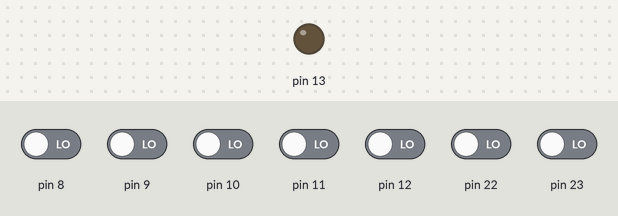
This sketch was run on a simulated Arduino Uno, built with avr-gcc and run on an emulated ATmega328P. Shown: output pins drawn as LEDs (lit = HIGH). The inputs (shaded band) are chosen by the test bench; at power-on: pin 8–12, pin 22, pin 23 LOW.

Above: at 1.2 s.
1.3 s: pin 12 driven HIGH
At 2.5 s:
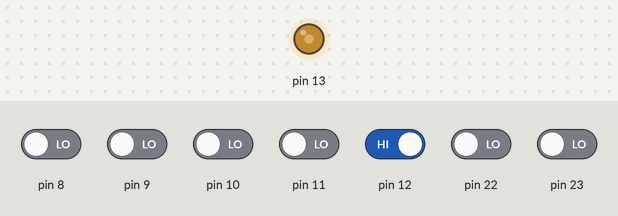
2.8 s: pin 8 driven HIGH
At 3.3 s:
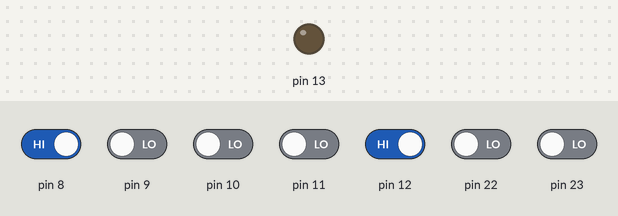
4.3 s: pin 8 driven LOW
At 4.9 s:
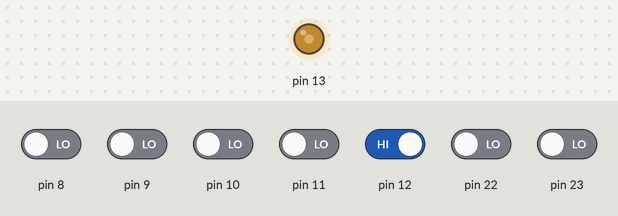
5.8 s: pin 9 driven HIGH
At 6.8 s:
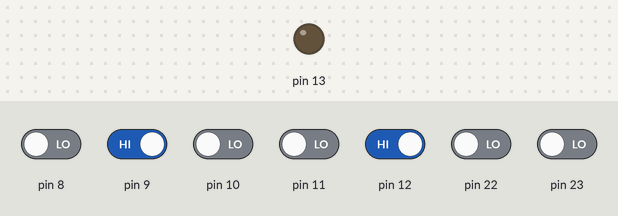
7.3 s: pin 9 driven LOW
At 8.4 s:
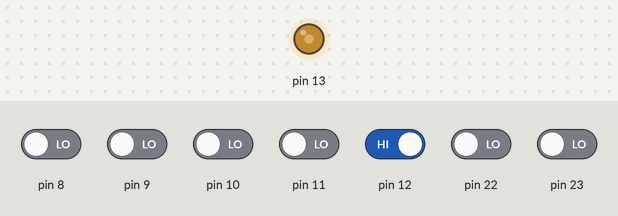
Timing chart, 0 to 9.8 s (numbered marks = the images above; inputs shaded):
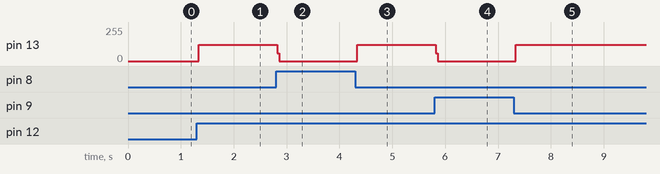

Measured:
- after the input at 1.3 s, pin 13: 0/255 → 121/255 at once
- after the input at 2.8 s, pin 13: 121/255 → 0/255 at once
- after the input at 4.3 s, pin 13: 0/255 → 121/255 at once
- after the input at 5.8 s, pin 13: 121/255 → 0/255 at once
- after the input at 7.3 s, pin 13: 0/255 → 121/255 at once

The sketch:

read_input.ino
```cpp
void setup()
{
  // put your setup code here, to run once:
  DDRB = 32;
  PORTB = 0;
  PINB = 0;
}

void loop()
{
  // put your main code here, to run repeatedly:
  if(PINB == 16)
  {
    PORTB = 32;
  }
  else
  {
    PORTB = 0;
  }
}
```
